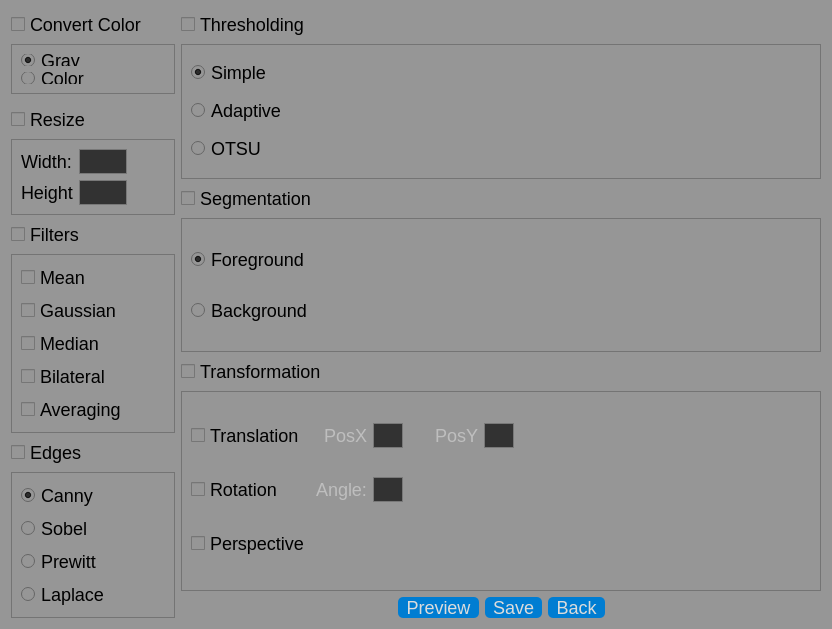
<?xml version="1.0" encoding="UTF-8"?>
<ui version="4.0">
 <class>form_video_processing</class>
 <widget class="QWidget" name="form_video_processing">
  <property name="geometry">
   <rect>
    <x>0</x>
    <y>0</y>
    <width>832</width>
    <height>622</height>
   </rect>
  </property>
  <property name="windowTitle">
   <string>Video Processing</string>
  </property>
  <property name="styleSheet">
   <string notr="true">QWidget{
font-size: 18px;
background-color: rgb(150, 150, 150);
}
QComboBox{
background-color:rgb(50,50,50);
color:rgb(200,200,200)
}
QTreeView{
background-color:rgb(50,50,50);
border:1px solid rgb(25,25,25);
color:rgb(200,200,200)
}
QListView{
background-color:rgb(50,50,50);
border:1px solid rgb(25,25,25);
color:rgb(200,200,200)
}
QLineEdit{
color:rgb(200,200,200);
border:1px solid rgb(120,120,120);
background:rgb(50,50,50);
}
QPushButton {
  padding: 0px 8px;
  text-align: center;
  text-decoration: none;
  outline: none;
  color: rgb(220,220,220);
  background-color: rgb(0,125,210);
  border: none;
  border-radius: 5px;
}

QPushButton:hover {background-color:  rgb(0,172,142);}

QPushButton:hover:pressed {
  background-color: rgb(30,152,122);
}
QScrollBar:vertical {
	border:0px solid;
    background: rgb(50,50,50);
    width: 30px;
}
QScrollBar:horizontal {
	border:0px solid;
    background: rgb(50,50,50);
    height: 30px;
}
QScrollBar::handle:vertical {
    background: rgb(80,80,80);
	width:10px;
	margin:10px;
	border-radius:5px;
	min-height:30px;
}
QScrollBar::handle:horizontal {
    background: rgb(80,80,80);
	height:10px;
	margin:10px;
	border-radius:5px;
	min-width:30px;
}
QScrollBar::add-page, QScrollBar::sub-page{
background:none;
}
QScrollBar::add-page:vertical{
width:0px;
}
QScrollBar::sub-page:vertical{
width:0px;
}
QScrollBar::add-line:vertical {
width: 0px;
}
QScrollBar::sub-line:vertical {
width: 0px;
}
QScrollBar::add-page:horizontal{
height:0px;
}
QScrollBar::sub-page:horizontal{
height:0px;
}
QScrollBar::add-line:horizontal {
height: 0px;
}
QScrollBar::sub-line:horizontal {
height: 0px;
}
QScrollBar::left-arrow:horizontal, QScrollBar::right-arrow:horizontal {
    width:0px;
 }
QScrollBar::up-arrow:vertical, QScrollBar::down-arrow:vertical{
	height:0px;
}</string>
  </property>
  <layout class="QHBoxLayout" name="horizontalLayout">
   <item>
    <layout class="QVBoxLayout" name="verticalLayout_5">
     <item>
      <widget class="QCheckBox" name="cb_cvt_color">
       <property name="text">
        <string>Convert Color</string>
       </property>
      </widget>
     </item>
     <item>
      <widget class="QFrame" name="frame_cvt_color">
       <property name="minimumSize">
        <size>
         <width>0</width>
         <height>50</height>
        </size>
       </property>
       <property name="frameShape">
        <enum>QFrame::StyledPanel</enum>
       </property>
       <property name="frameShadow">
        <enum>QFrame::Raised</enum>
       </property>
       <layout class="QVBoxLayout" name="verticalLayout_7">
        <item>
         <widget class="QRadioButton" name="rb_gray">
          <property name="text">
           <string>Gray</string>
          </property>
          <property name="checked">
           <bool>true</bool>
          </property>
         </widget>
        </item>
        <item>
         <widget class="QRadioButton" name="rb_color">
          <property name="text">
           <string>Color</string>
          </property>
         </widget>
        </item>
       </layout>
      </widget>
     </item>
     <item>
      <layout class="QVBoxLayout" name="verticalLayout_2">
       <item>
        <widget class="QFrame" name="frame">
         <property name="frameShape">
          <enum>QFrame::StyledPanel</enum>
         </property>
         <property name="frameShadow">
          <enum>QFrame::Raised</enum>
         </property>
        </widget>
       </item>
       <item>
        <widget class="QCheckBox" name="cb_resize">
         <property name="text">
          <string>Resize</string>
         </property>
        </widget>
       </item>
       <item>
        <widget class="QFrame" name="frame_resize">
         <property name="frameShape">
          <enum>QFrame::StyledPanel</enum>
         </property>
         <property name="frameShadow">
          <enum>QFrame::Raised</enum>
         </property>
         <layout class="QGridLayout" name="gridLayout">
          <item row="1" column="1">
           <widget class="QLineEdit" name="le_height">
            <property name="maximumSize">
             <size>
              <width>50</width>
              <height>16777215</height>
             </size>
            </property>
           </widget>
          </item>
          <item row="1" column="0">
           <widget class="QLabel" name="label_3">
            <property name="text">
             <string>Height</string>
            </property>
           </widget>
          </item>
          <item row="0" column="0">
           <widget class="QLabel" name="label_2">
            <property name="text">
             <string>Width:</string>
            </property>
           </widget>
          </item>
          <item row="0" column="1">
           <widget class="QLineEdit" name="le_width">
            <property name="maximumSize">
             <size>
              <width>50</width>
              <height>16777215</height>
             </size>
            </property>
           </widget>
          </item>
          <item row="0" column="2">
           <spacer name="horizontalSpacer_5">
            <property name="orientation">
             <enum>Qt::Horizontal</enum>
            </property>
            <property name="sizeHint" stdset="0">
             <size>
              <width>40</width>
              <height>20</height>
             </size>
            </property>
           </spacer>
          </item>
          <item row="1" column="2">
           <spacer name="horizontalSpacer_6">
            <property name="orientation">
             <enum>Qt::Horizontal</enum>
            </property>
            <property name="sizeHint" stdset="0">
             <size>
              <width>40</width>
              <height>20</height>
             </size>
            </property>
           </spacer>
          </item>
         </layout>
        </widget>
       </item>
      </layout>
     </item>
     <item>
      <layout class="QVBoxLayout" name="verticalLayout_6">
       <item>
        <widget class="QCheckBox" name="cb_filters">
         <property name="text">
          <string>Filters</string>
         </property>
        </widget>
       </item>
       <item>
        <widget class="QFrame" name="frame_filters">
         <property name="frameShape">
          <enum>QFrame::StyledPanel</enum>
         </property>
         <property name="frameShadow">
          <enum>QFrame::Raised</enum>
         </property>
         <layout class="QVBoxLayout" name="verticalLayout">
          <item>
           <widget class="QCheckBox" name="cb_mean">
            <property name="text">
             <string>Mean</string>
            </property>
           </widget>
          </item>
          <item>
           <widget class="QCheckBox" name="cb_gaussian">
            <property name="text">
             <string>Gaussian</string>
            </property>
           </widget>
          </item>
          <item>
           <widget class="QCheckBox" name="cb_median">
            <property name="text">
             <string>Median</string>
            </property>
           </widget>
          </item>
          <item>
           <widget class="QCheckBox" name="cb_bilateral">
            <property name="text">
             <string>Bilateral</string>
            </property>
           </widget>
          </item>
          <item>
           <widget class="QCheckBox" name="cb_averaging">
            <property name="text">
             <string>Averaging</string>
            </property>
           </widget>
          </item>
         </layout>
        </widget>
       </item>
      </layout>
     </item>
     <item>
      <layout class="QVBoxLayout" name="verticalLayout_10">
       <item>
        <widget class="QCheckBox" name="cb_edges">
         <property name="enabled">
          <bool>true</bool>
         </property>
         <property name="text">
          <string>Edges</string>
         </property>
        </widget>
       </item>
       <item>
        <widget class="QFrame" name="frame_edges">
         <property name="frameShape">
          <enum>QFrame::StyledPanel</enum>
         </property>
         <property name="frameShadow">
          <enum>QFrame::Raised</enum>
         </property>
         <layout class="QVBoxLayout" name="verticalLayout_9">
          <item>
           <widget class="QRadioButton" name="rb_canny">
            <property name="text">
             <string>Canny</string>
            </property>
            <property name="checked">
             <bool>true</bool>
            </property>
           </widget>
          </item>
          <item>
           <widget class="QRadioButton" name="rb_sobel">
            <property name="text">
             <string>Sobel</string>
            </property>
           </widget>
          </item>
          <item>
           <widget class="QRadioButton" name="rb_prewitt">
            <property name="text">
             <string>Prewitt</string>
            </property>
           </widget>
          </item>
          <item>
           <widget class="QRadioButton" name="rb_laplace">
            <property name="text">
             <string>Laplace</string>
            </property>
           </widget>
          </item>
         </layout>
        </widget>
       </item>
      </layout>
     </item>
    </layout>
   </item>
   <item>
    <layout class="QVBoxLayout" name="verticalLayout_4">
     <item>
      <layout class="QVBoxLayout" name="verticalLayout_3">
       <item>
        <layout class="QVBoxLayout" name="verticalLayout_14">
         <item>
          <widget class="QCheckBox" name="cb_thresholding">
           <property name="enabled">
            <bool>true</bool>
           </property>
           <property name="text">
            <string>Thresholding</string>
           </property>
          </widget>
         </item>
         <item>
          <widget class="QFrame" name="frame_thresholding">
           <property name="frameShape">
            <enum>QFrame::StyledPanel</enum>
           </property>
           <property name="frameShadow">
            <enum>QFrame::Raised</enum>
           </property>
           <layout class="QVBoxLayout" name="verticalLayout_13">
            <item>
             <widget class="QRadioButton" name="rb_simple">
              <property name="text">
               <string>Simple</string>
              </property>
              <property name="checked">
               <bool>true</bool>
              </property>
             </widget>
            </item>
            <item>
             <widget class="QRadioButton" name="rb_adaptive">
              <property name="text">
               <string>Adaptive</string>
              </property>
             </widget>
            </item>
            <item>
             <widget class="QRadioButton" name="rb_otsu">
              <property name="text">
               <string>OTSU</string>
              </property>
             </widget>
            </item>
           </layout>
          </widget>
         </item>
        </layout>
       </item>
       <item>
        <layout class="QVBoxLayout" name="verticalLayout_15">
         <item>
          <widget class="QCheckBox" name="cb_segmentation">
           <property name="text">
            <string>Segmentation</string>
           </property>
          </widget>
         </item>
         <item>
          <widget class="QFrame" name="frame_segmentation">
           <property name="frameShape">
            <enum>QFrame::StyledPanel</enum>
           </property>
           <property name="frameShadow">
            <enum>QFrame::Raised</enum>
           </property>
           <layout class="QVBoxLayout" name="verticalLayout_12">
            <item>
             <widget class="QRadioButton" name="rb_foreground">
              <property name="text">
               <string>Foreground</string>
              </property>
              <property name="checked">
               <bool>true</bool>
              </property>
             </widget>
            </item>
            <item>
             <widget class="QRadioButton" name="rb_background">
              <property name="text">
               <string>Background</string>
              </property>
             </widget>
            </item>
           </layout>
          </widget>
         </item>
        </layout>
       </item>
       <item>
        <layout class="QVBoxLayout" name="verticalLayout_17">
         <item>
          <widget class="QCheckBox" name="cb_transformation">
           <property name="text">
            <string>Transformation</string>
           </property>
          </widget>
         </item>
         <item>
          <widget class="QFrame" name="frame_transformation">
           <property name="minimumSize">
            <size>
             <width>0</width>
             <height>200</height>
            </size>
           </property>
           <property name="frameShape">
            <enum>QFrame::StyledPanel</enum>
           </property>
           <property name="frameShadow">
            <enum>QFrame::Raised</enum>
           </property>
           <layout class="QGridLayout" name="gridLayout_4">
            <item row="2" column="0">
             <widget class="QCheckBox" name="cb_perspective">
              <property name="text">
               <string>Perspective</string>
              </property>
             </widget>
            </item>
            <item row="0" column="14">
             <spacer name="horizontalSpacer_8">
              <property name="orientation">
               <enum>Qt::Horizontal</enum>
              </property>
              <property name="sizeHint" stdset="0">
               <size>
                <width>20</width>
                <height>20</height>
               </size>
              </property>
             </spacer>
            </item>
            <item row="0" column="11">
             <spacer name="horizontalSpacer_11">
              <property name="orientation">
               <enum>Qt::Horizontal</enum>
              </property>
              <property name="sizeHint" stdset="0">
               <size>
                <width>40</width>
                <height>20</height>
               </size>
              </property>
             </spacer>
            </item>
            <item row="0" column="0">
             <widget class="QCheckBox" name="cb_translation">
              <property name="text">
               <string>Translation</string>
              </property>
             </widget>
            </item>
            <item row="0" column="9">
             <spacer name="horizontalSpacer_13">
              <property name="orientation">
               <enum>Qt::Horizontal</enum>
              </property>
              <property name="sizeHint" stdset="0">
               <size>
                <width>40</width>
                <height>20</height>
               </size>
              </property>
             </spacer>
            </item>
            <item row="1" column="1" colspan="2">
             <widget class="QLabel" name="lbl_angle">
              <property name="enabled">
               <bool>false</bool>
              </property>
              <property name="text">
               <string>Angle:</string>
              </property>
             </widget>
            </item>
            <item row="0" column="13">
             <spacer name="horizontalSpacer_9">
              <property name="orientation">
               <enum>Qt::Horizontal</enum>
              </property>
              <property name="sizeHint" stdset="0">
               <size>
                <width>40</width>
                <height>20</height>
               </size>
              </property>
             </spacer>
            </item>
            <item row="0" column="12">
             <spacer name="horizontalSpacer_10">
              <property name="orientation">
               <enum>Qt::Horizontal</enum>
              </property>
              <property name="sizeHint" stdset="0">
               <size>
                <width>40</width>
                <height>20</height>
               </size>
              </property>
             </spacer>
            </item>
            <item row="0" column="2">
             <widget class="QLabel" name="lbl_posX">
              <property name="enabled">
               <bool>false</bool>
              </property>
              <property name="text">
               <string>PosX</string>
              </property>
             </widget>
            </item>
            <item row="0" column="3" colspan="2">
             <widget class="QLineEdit" name="le_translation_posX">
              <property name="maximumSize">
               <size>
                <width>30</width>
                <height>16777215</height>
               </size>
              </property>
             </widget>
            </item>
            <item row="0" column="7">
             <spacer name="horizontalSpacer_15">
              <property name="orientation">
               <enum>Qt::Horizontal</enum>
              </property>
              <property name="sizeHint" stdset="0">
               <size>
                <width>40</width>
                <height>20</height>
               </size>
              </property>
             </spacer>
            </item>
            <item row="1" column="4">
             <spacer name="horizontalSpacer_3">
              <property name="orientation">
               <enum>Qt::Horizontal</enum>
              </property>
              <property name="sizeHint" stdset="0">
               <size>
                <width>20</width>
                <height>20</height>
               </size>
              </property>
             </spacer>
            </item>
            <item row="1" column="0">
             <widget class="QCheckBox" name="cb_rotation">
              <property name="text">
               <string>Rotation</string>
              </property>
             </widget>
            </item>
            <item row="1" column="3">
             <widget class="QLineEdit" name="le_rotation_angle">
              <property name="maximumSize">
               <size>
                <width>30</width>
                <height>16777215</height>
               </size>
              </property>
             </widget>
            </item>
            <item row="0" column="5">
             <widget class="QLabel" name="lbl_posY">
              <property name="enabled">
               <bool>false</bool>
              </property>
              <property name="text">
               <string>PosY</string>
              </property>
             </widget>
            </item>
            <item row="0" column="10">
             <spacer name="horizontalSpacer_12">
              <property name="orientation">
               <enum>Qt::Horizontal</enum>
              </property>
              <property name="sizeHint" stdset="0">
               <size>
                <width>40</width>
                <height>20</height>
               </size>
              </property>
             </spacer>
            </item>
            <item row="0" column="6">
             <widget class="QLineEdit" name="le_translation_posY">
              <property name="maximumSize">
               <size>
                <width>30</width>
                <height>16777215</height>
               </size>
              </property>
             </widget>
            </item>
            <item row="0" column="8">
             <spacer name="horizontalSpacer_14">
              <property name="orientation">
               <enum>Qt::Horizontal</enum>
              </property>
              <property name="sizeHint" stdset="0">
               <size>
                <width>40</width>
                <height>20</height>
               </size>
              </property>
             </spacer>
            </item>
           </layout>
          </widget>
         </item>
        </layout>
       </item>
      </layout>
     </item>
     <item>
      <layout class="QHBoxLayout" name="horizontalLayout_2">
       <item>
        <spacer name="horizontalSpacer">
         <property name="orientation">
          <enum>Qt::Horizontal</enum>
         </property>
         <property name="sizeHint" stdset="0">
          <size>
           <width>40</width>
           <height>20</height>
          </size>
         </property>
        </spacer>
       </item>
       <item>
        <widget class="QPushButton" name="btn_preview">
         <property name="text">
          <string>Preview</string>
         </property>
        </widget>
       </item>
       <item>
        <widget class="QPushButton" name="btn_save">
         <property name="enabled">
          <bool>false</bool>
         </property>
         <property name="maximumSize">
          <size>
           <width>200</width>
           <height>16777215</height>
          </size>
         </property>
         <property name="text">
          <string>Save</string>
         </property>
        </widget>
       </item>
       <item>
        <widget class="QPushButton" name="btn_back">
         <property name="enabled">
          <bool>false</bool>
         </property>
         <property name="text">
          <string>Back</string>
         </property>
        </widget>
       </item>
       <item>
        <spacer name="horizontalSpacer_2">
         <property name="orientation">
          <enum>Qt::Horizontal</enum>
         </property>
         <property name="sizeHint" stdset="0">
          <size>
           <width>40</width>
           <height>20</height>
          </size>
         </property>
        </spacer>
       </item>
      </layout>
     </item>
    </layout>
   </item>
  </layout>
 </widget>
 <resources/>
 <connections/>
</ui>
